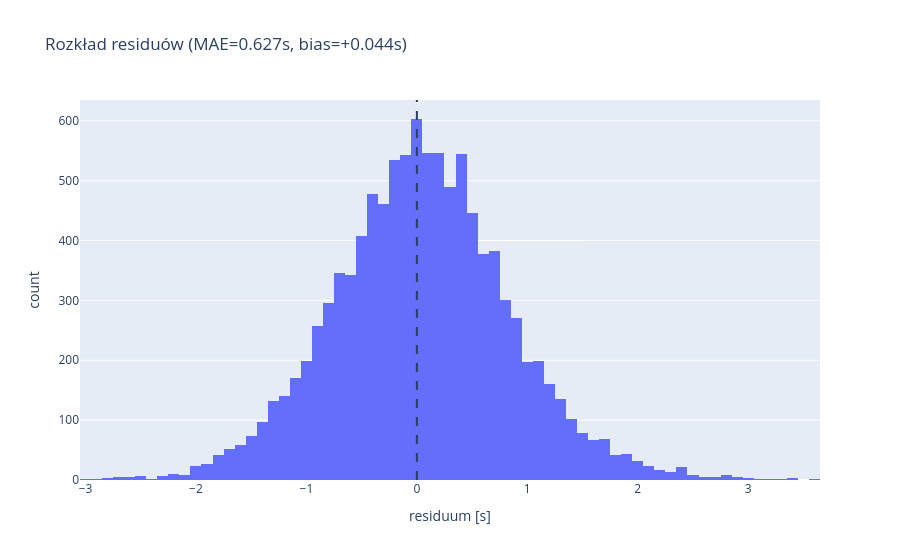

The notebook cell saved with this chart:
### Markdown cell above
## Regresja - rozkład residuów

Residuum to różnica między wartością rzeczywistą a przewidzianą (dla tempa względnego). Dobry model daje symetryczną chmurę wokół zera, bez systematycznego przesunięcia (*bias*).

### Code cell
mae = reg['residual'].abs().mean()
bias = reg['residual'].mean()
print(f'MAE = {mae:.3f} s | bias = {bias:+.3f} s')
fig = px.histogram(reg, x='residual', nbins=80,
                   title=f'Rozkład residuów (MAE={mae:.3f}s, bias={bias:+.3f}s)',
                   labels={'residual': 'residuum [s]'})
fig.add_vline(x=0, line_dash='dash')
fig.show()

### Figure 1 — Plotly figure (JSON) as saved in the notebook; plotly's stock layout.template omitted (floating-point values rounded to 4 significant figures; data arrays with more than 128 entries replaced by an {"elided": "..."} marker saying what was removed)
{"data": [{"bingroup": "x", "hovertemplate": "residuum [s]=%{x}<br>count=%{y}<extra></extra>", "legendgroup": "", "marker": {"color": "#636efa", "pattern": {"shape": ""}}, "name": "", "nbinsx": 80, "orientation": "v", "showlegend": false, "type": "histogram", "x": {"elided": "10477 float values"}, "xaxis": "x", "yaxis": "y"}], "layout": {"barmode": "relative", "legend": {"tracegroupgap": 0}, "shapes": [{"line": {"dash": "dash"}, "type": "line", "x0": 0, "x1": 0, "xref": "x", "y0": 0, "y1": 1, "yref": "y domain"}], "title": {"text": "Rozkład residuów (MAE=0.627s, bias=+0.044s)"}, "xaxis": {"anchor": "y", "domain": [0.0, 1.0], "title": {"text": "residuum [s]"}}, "yaxis": {"anchor": "x", "domain": [0.0, 1.0], "title": {"text": "count"}}}}
